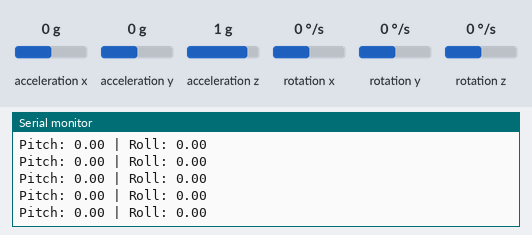
This sketch was run on a simulated Arduino Uno, built with avr-gcc and run on an emulated ATmega328P. Parts: the last lines printed to the serial monitor. The test bench sets the inputs (shaded band); at power-on: acceleration x 0 g, acceleration y 0 g, acceleration z 1 g, rotation x 0 °/s, rotation y 0 °/s, rotation z 0 °/s.

Above: at 1.2 s.
1.3 s: acceleration x set to -1.4 g
At 1.35 s:
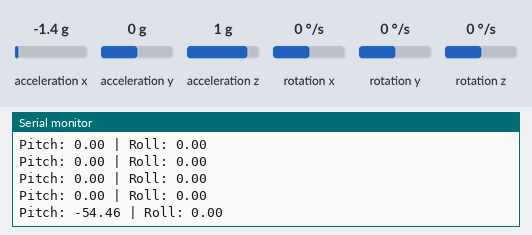
2.8 s: acceleration y set to -1.4 g
At 2.89 s:
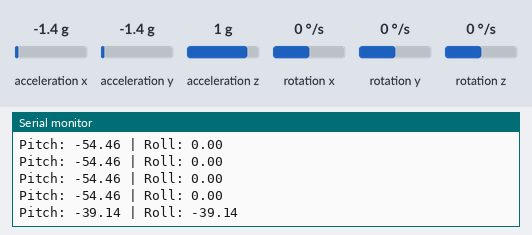
4.3 s: acceleration z set to -1.4 g
At 4.34 s:
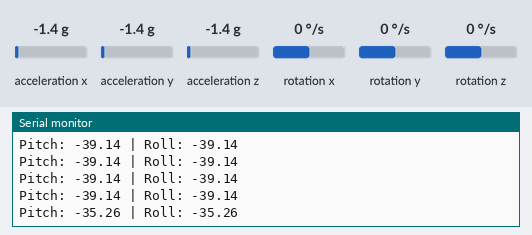
Timing chart, 0 to 7.3 s (numbered marks = the images above; inputs shaded):
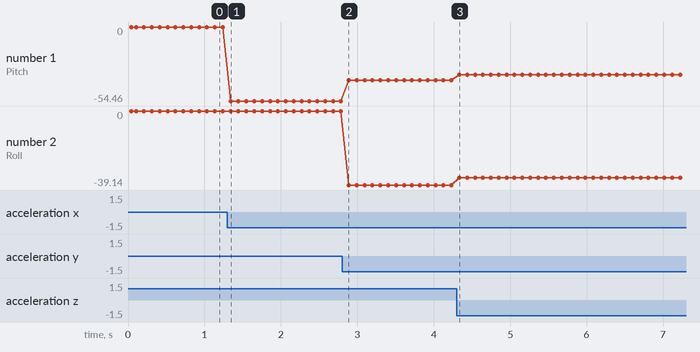

Measured:
- after the input at 1.3 s, the serial monitor: prints a new line at once (image 1)
- after the input at 2.8 s, the serial monitor: prints a new line after 0.09 s (image 2)
- after the input at 4.3 s, the serial monitor: prints a new line at once (image 3)
- plotted number 1: 0 → -54.46 after the input at 1.3 s, -54.46 → -39.14 after the input at 2.8 s, -39.14 → -35.26 after the input at 4.3 s
- plotted number 2: 0 → -39.14 after the input at 2.8 s, -39.14 → -35.26 after the input at 4.3 s

The sketch:

mpu_9250_accelerometer.ino
```cpp
#include <Wire.h>
#include <MPU9250_asukiaaa.h>

MPU9250_asukiaaa mySensor;

void setup() {
  Serial.begin(9600);
  Wire.begin();

  mySensor.setWire(&Wire);
  mySensor.beginAccel();

  Serial.println("MPU9250 initialized, for tilt estimation");
}

void loop() {
  mySensor.accelUpdate();

  float ax = mySensor.accelX();
  float ay = mySensor.accelY();
  float az = mySensor.accelZ();

  // Calculate pitch and roll using accelerometer
  float pitch = atan2(ax, sqrt(ay * ay + az * az)) * 180 / PI;
  float roll = atan2(ay, sqrt(ax * ax + az * az)) * 180 / PI;

  Serial.print("Pitch: ");
  Serial.print(pitch);
  Serial.print(" | Roll: ");
  Serial.println(roll);
  delay(100);
}
```
